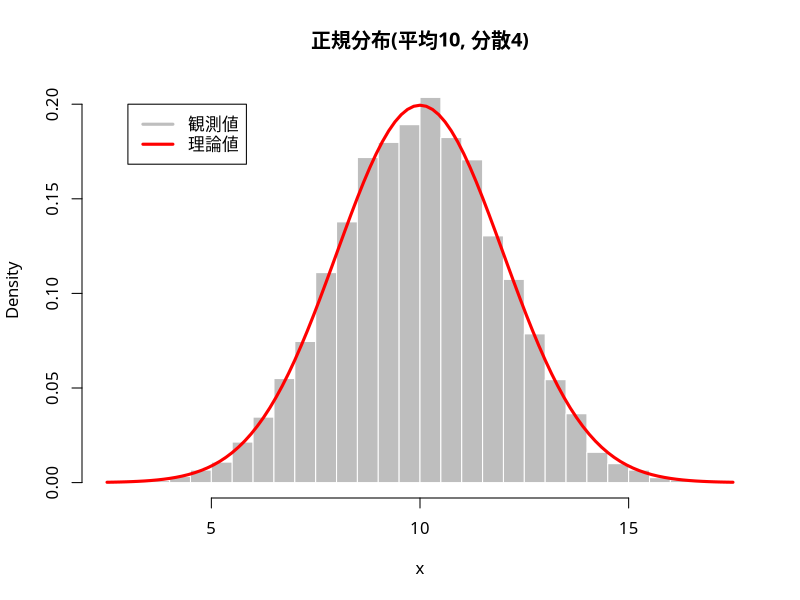

This figure's R source:
### 正規分布
set.seed(20) # 乱数の初期値を指定
rnorm(10) # 標準正規乱数を10個発生
## 統計的性質の確認
mu <- 10
sigma <- 2
x <- rnorm(10000, mean=mu, sd=sigma)
mean(x) # mu=10に近い(大数の法則)
par(family="HiraginoSans-W4") # 日本語フォントの指定
hist(x, freq=FALSE, breaks=25, col="gray", border="white", 
     main=paste0("正規分布(平均", mu, ", 分散", sigma^2, ")")) # ヒストグラム(密度表示)
curve(dnorm(x, mean=mu, sd=sigma), add=TRUE, 
      col="red", lwd=3) # 理論上の確率密度関数
legend(3, 0.2, legend=c("観測値", "理論値"), 
       col=c("gray", "red"), lwd=3) # 凡例を作成
